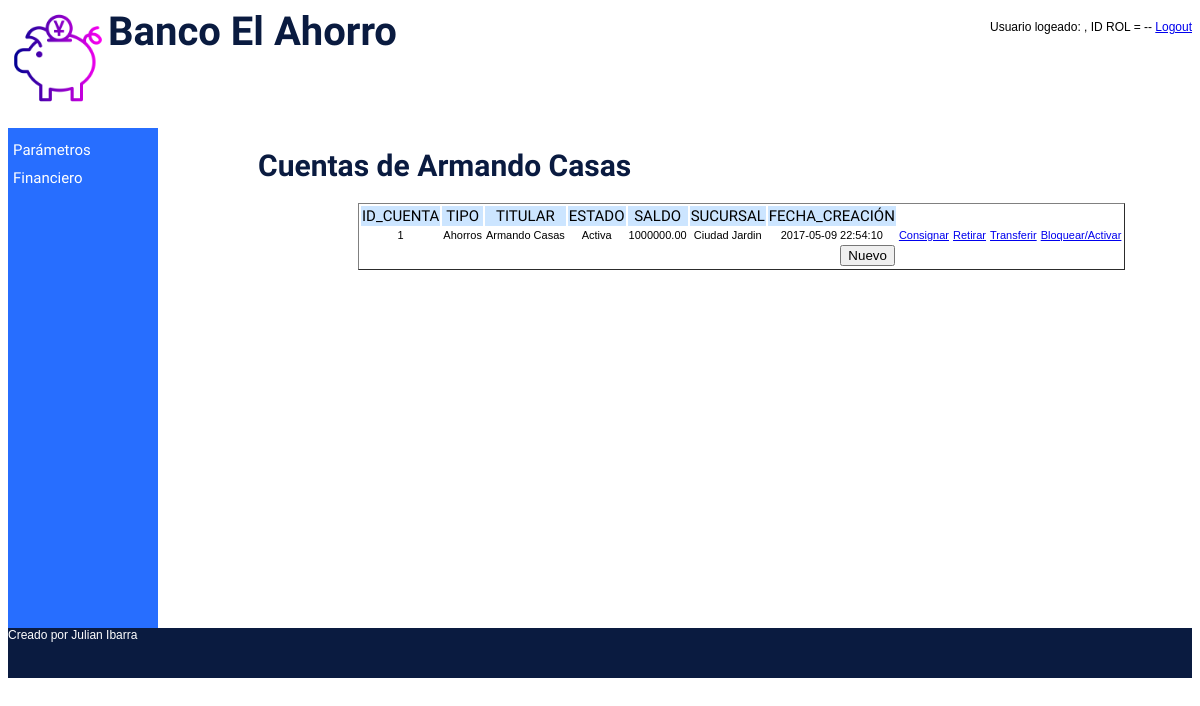
The page /index.php?sel=P5&documento=123 on the database its author committed.
### tables this page shows
CREATE TABLE cliente(
documento int(15) PRIMARY KEY NOT NULL,
nombre varchar(50) NOT NULL,
email varchar(50) NOT NULL,
direccion varchar(30) NOT NULL,
telefono varchar(15) NOT NULL
);

CREATE TABLE cuenta(
id_cuenta int(4) PRIMARY KEY AUTO_INCREMENT NOT NULL,
tipo varchar(2) NOT NULL,
fecha_crea timestamp DEFAULT current_timestamp,
saldo double(10,2),
estado varchar(2) NOT NULL,
documento int(15) NOT NULL,
id_sucursal int(4) NOT NULL
);

CREATE TABLE sucursal(
id_sucursal int(4) PRIMARY KEY AUTO_INCREMENT NOT NULL ,
nombre varchar(50) NOT NULL,
direccion varchar(30) NOT NULL,
telefono varchar(15) NOT NULL,
ciudad varchar(50) NOT NULL
);

### lib/config.php (called while the page is built)
<?php
    $CFG_HOST = "localhost";
    $CFG_USER = "root";
    $CFG_DBPWD = "root";
    $CFG_DBASE = "banco";
?>

### lib/cliente.php (called while the page is built, shortened)
<?php
class Cliente {
    var $nombre;
    var $con;
    function Cliente( ) {
        $this->nombre="";
        $this->con = new MySql();
    }
    function getNombre( ) {
        return $this->nombre;
    }
   function consultar($documento) {
      $this->documento = $documento;
      $this->con->conectarse();
      $this->con->sql = "SELECT * FROM cliente WHERE documento=".$this->documento."";
      $this->con->consultar();
      if ($this->con->numReg > 0) {
         $this->nombre = mysql_result($this->con->rtaSql,0,"nombre");
      }
      $this->con->desconectarse();
   }
}
?>

### lib/mysql_lib.php (called while the page is built, shortened)
<?php
class Mysql {
 var $sql;
 function Mysql () {
    $this->sql = "";
    }
 function consultar() {
    $this->rtaSql = mysql_query($this->sql);
    }
}
?>

### lib/cuenta.php (called while the page is built, shortened)
<?php
class Cuenta {
    var $con;
    function Cuenta( ) {
        $this->con = new MySql();
    }
   function listarPorPersona($documento) {
      $this->documento = $documento;
      $this->con->conectarse();
      $this->con->sql = "SELECT c.id_cuenta, c.tipo, c.saldo, c.id_sucursal, c.fecha_crea, c.estado, c.documento,  ".
                "p.nombre as person, s.nombre ".
                "FROM cuenta c , cliente p , sucursal s  WHERE c.documento = p.documento and c.documento = ".$this->documento." and c.id_sucursal = s.id_sucursal ORDER BY c.id_cuenta";
      $this->con->consultar();
      $this->lista = $this->con->rtaSql;
      $this->con->desconectarse();
   }
}
?>

### cuenta/cuenta_persona.php (the view, shortened to what this page needs)
<!DOCTYPE html>
<html lang="es">
<head>
	<link rel="stylesheet" type="text/css" href="estilos.css">
</head>
<body>
    <?php
        include("lib/config.php");
        include("lib/mysql_lib.php");
        include("lib/cuenta.php");
        include("lib/cliente.php");
        $p = new Cliente();
        $p->consultar($_GET['documento']);
    print "<h1>Cuentas de ". $p->getNombre() ."</h1>";
	?>
    <form name="index" action="index.php?sel=P2">
        <table border="1" class="tabla">
            <tr class="titulo">
            <td>ID_CUENTA</td><td>TIPO</td><td>TITULAR</td><td>ESTADO</td><td>SALDO</td><td>SUCURSAL</td><td>FECHA_CREACIÓN</td>
            </tr>
            <?php
                $c = new Cuenta();
                $c->listarPorPersona($_GET['documento']);
                $result = $c->lista;
                while ($row = mysql_fetch_array($result)) {
                    switch ($row['tipo']) {
                        case 'A':
                            $tipo = "Ahorros";
                            break;
                    }
                    switch ($row['estado']) {
                        case 'A':
                            $estado = "Activa";
                            break;
                    }
                    print "<tr>";
                    print "<td>".$row['id_cuenta']."</td>";
                    print "<td>".$tipo."</td>";
                    print "<td>".$row['person']."</td>";
                    print "<td>".$estado."</td>";
                    print "<td>".$row['saldo']."</td>";
                    print "<td>".$row['nombre']."</td>";
                    print "<td>".$row['fecha_crea']."</td>";
                    print "<td><a href='index.php?sel=P9&"."id_cuenta=".$row['id_cuenta']."'>Consignar</a></td>";
                    print "<td><a href='index.php?sel=P10&"."id_cuenta=".$row['id_cuenta']."'>Retirar</a></td>";
                    print "<td><a href='index.php?sel=P11&"."id_cuenta=".$row['id_cuenta']."'>Transferir</a></td>";
                    print "<td><a href='index.php?sel=P7&"."id_cuenta=".$row['id_cuenta']."'>Bloquear/Activar</a></td>";
                    print "</tr>";
                }
            ?>
            <tr><td colspan="7"><input name="btnInsertar" type="button" class="botonNuevo" onclick="javascript:window.location='index.php?sel=P2';" value="Nuevo"></td></tr>
        </table>
        </form>
</body>
</html>

### estilos.css (style rules this page uses)
body { font-size: 12px; font-family:Arial; }

### cuenta/cuenta_persona.php (style rules this page uses)
.titulo td { font-family: 'Lalezar', Arial; font-size: 15px; background: #CCE5FF; text-align: center; }
td { font-family: Arial; font-size: 11px; text-align: center; }
.botonNuevo { float: right; }
.tabla tr,td { border-collapse: separate; border-spacing: 3px; border-style: none; }
form { padding-left:200px; }
h1 { padding-left: 100px; font-family: 'Lalezar', Arial; color:#0A1B40; font-size: 30px; }

### rows shown on the page
cliente: nombre "Armando Casas"
cuenta: id_cuenta "1", tipo "Ahorros", cliente.nombre "Armando Casas", estado "Activa", saldo "1000000.00", id_sucursal.nombre "Ciudad Jardin", fecha_crea "2017-05-09 22:54:10"
